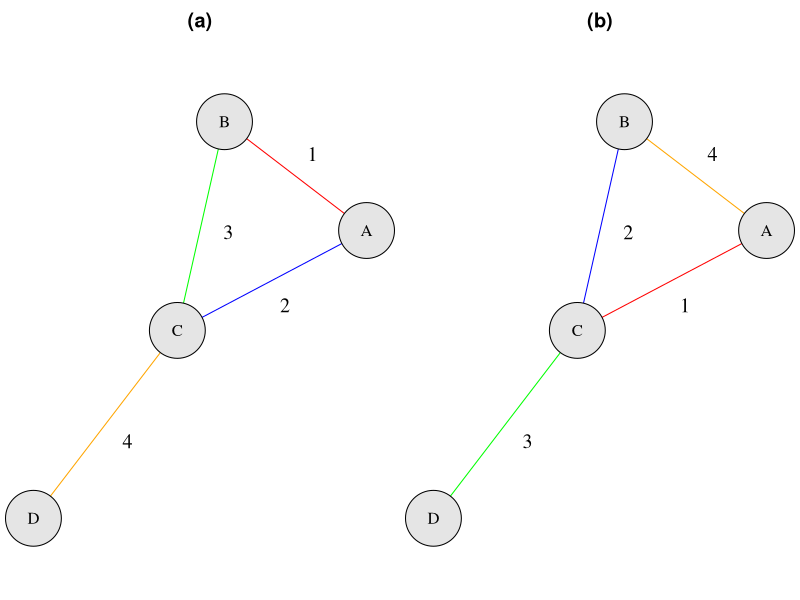

Reproduce this figure in R.
library(igraph)
set.seed(123)

# --- Define simplified edge list with 4 edges ---
edge_sequence <- data.frame(
  from = c("A", "A", "B", "C"),
  to   = c("B", "C", "C", "D")
)

# Create original graph
g1 <- graph_from_data_frame(edge_sequence, directed = FALSE)

# Define a color for each edge
edge_colors <- c("red", "blue", "green", "orange")

# --- Permute the edge order: move first edge (A,B) to the end ---
new_order <- c(2:4, 1) # Move (A,B) to the end
edge_sequence_perm <- edge_sequence[new_order, ]

# Create permuted graph
g2 <- graph_from_data_frame(edge_sequence_perm, directed = FALSE)

# --- Use same layout for consistency ---
layout <- layout_with_fr(g1)
rownames(layout) <- c("A", "B", "C", "D")
# --- Functions to get edge colors and labels ---
get_edge_colors <- function(graph, edge_df, color_vec) {
  el <- as_edgelist(graph)
  colors <- character(nrow(el))
  for (i in seq_len(nrow(el))) {
    for (j in seq_len(nrow(edge_df))) {
      if (setequal(el[i, ], as.character(edge_df[j, ]))) {
        colors[i] <- color_vec[j]
        break
      }
    }
  }
  return(colors)
}

get_edge_labels <- function(graph, edge_df) {
  el <- as_edgelist(graph)
  labels <- character(nrow(el))
  for (i in seq_len(nrow(el))) {
    for (j in seq_len(nrow(edge_df))) {
      if (setequal(el[i, ], as.character(edge_df[j, ]))) {
        labels[i] <- as.character(j)
        break
      }
    }
  }
  return(labels)
}

# Get consistent edge colors and labels for both graphs
edge_colors_g1 <- get_edge_colors(g1, edge_sequence, edge_colors)
edge_colors_g2 <- get_edge_colors(g2, edge_sequence_perm, edge_colors)

edge_labels_g1 <- get_edge_labels(g1, edge_sequence)
edge_labels_g2 <- get_edge_labels(g2, edge_sequence_perm)

# --- Calculate manually shifted edge label positions ---
compute_edge_label_positions <- function(graph, layout, d = 0.15) {
  ELx <- numeric(ecount(graph))
  ELy <- numeric(ecount(graph))

  for (i in 1:ecount(graph)) {
    ends_idx <- ends(graph, i)
    x1 <- layout[ends_idx[1], 1]
    y1 <- layout[ends_idx[1], 2]
    x2 <- layout[ends_idx[2], 1]
    y2 <- layout[ends_idx[2], 2]

    # Midpoint
    mx <- (x1 + x2) / 2
    my <- (y1 + y2) / 2

    # Compute perpendicular shift
    dx <- x2 - x1
    dy <- y2 - y1

    if (abs(dy) < 1e-3) {
      # Near horizontal edge: shift vertically by +d
      shift_x <- 0
      shift_y <- d
    } else {
      # Slope of perpendicular line
      S <- -dx / dy
      shift_x <- d / sqrt(1 + S^2)
      shift_y <- S * shift_x
    }

    ELx[i] <- mx + shift_x
    ELy[i] <- my + shift_y
  }

  return(list(x = ELx, y = ELy))
}

# Compute positions for both graphs
pos_g1 <- compute_edge_label_positions(g1, layout)
pos_g2 <- compute_edge_label_positions(g2, layout)

# --- Dynamically expand plot limits based on layout and shifted edge labels ---
expand_limits <- function(layout, ELx, ELy, margin = 0.1) {
  x_min <- min(c(layout[, 1], ELx))
  x_max <- max(c(layout[, 1], ELx))
  y_min <- min(c(layout[, 2], ELy))
  y_max <- max(c(layout[, 2], ELy))

  xlim <- c(x_min - margin, x_max + margin)
  ylim <- c(y_min - margin, y_max + margin)

  return(list(xlim = xlim, ylim = ylim))
}

lims_g1 <- expand_limits(layout, pos_g1$x, pos_g1$y)
lims_g2 <- expand_limits(layout, pos_g2$x, pos_g2$y)

# --- Plot both graphs ---
pdf("edge_exch.pdf", width = 4, height = 2.5)
par(mfrow = c(1, 2), mar = c(0, 0, 2, 0))

plot(g1,
  layout = layout,
  vertex.label = V(g1)$name,
  vertex.label.color = "black",
  vertex.color = "gray90",
  vertex.size = 30,
  edge.label = edge_labels_g1,
  edge.label.cex = 1.2,
  edge.color = edge_colors_g1,
  edge.label.color = "black",
  rescale = FALSE,
  xlim = lims_g1$xlim,
  ylim = lims_g1$ylim,
  edge.label.x = pos_g1$x,
  edge.label.y = pos_g1$y,
  main = "(a)"
)

plot(g2,
  layout = layout,
  vertex.label = V(g2)$name,
  vertex.label.color = "black",
  vertex.color = "gray90",
  vertex.size = 30,
  edge.label = edge_labels_g2,
  edge.label.cex = 1.2,
  edge.color = edge_colors_g2,
  edge.label.color = "black",
  rescale = FALSE,
  xlim = lims_g2$xlim,
  ylim = lims_g2$ylim,
  edge.label.x = pos_g2$x,
  edge.label.y = pos_g2$y,
  main = "(b)"
)

dev.off()
